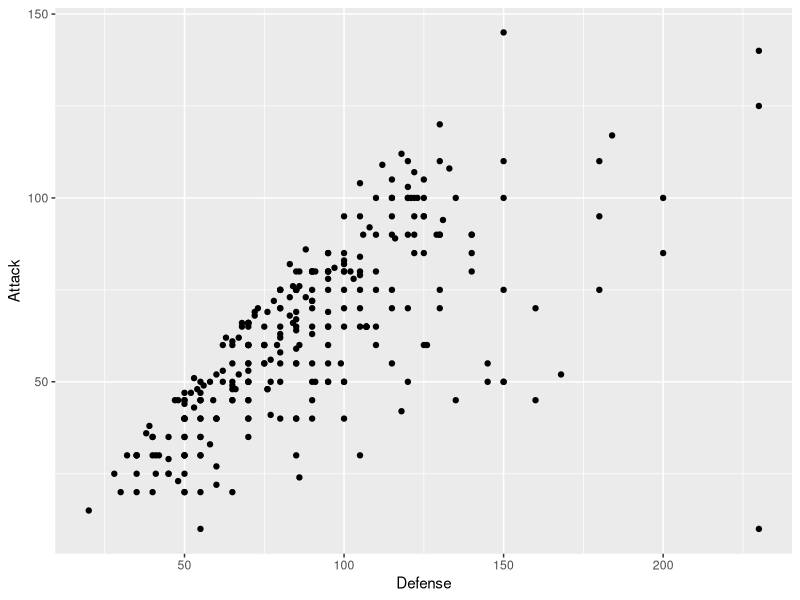
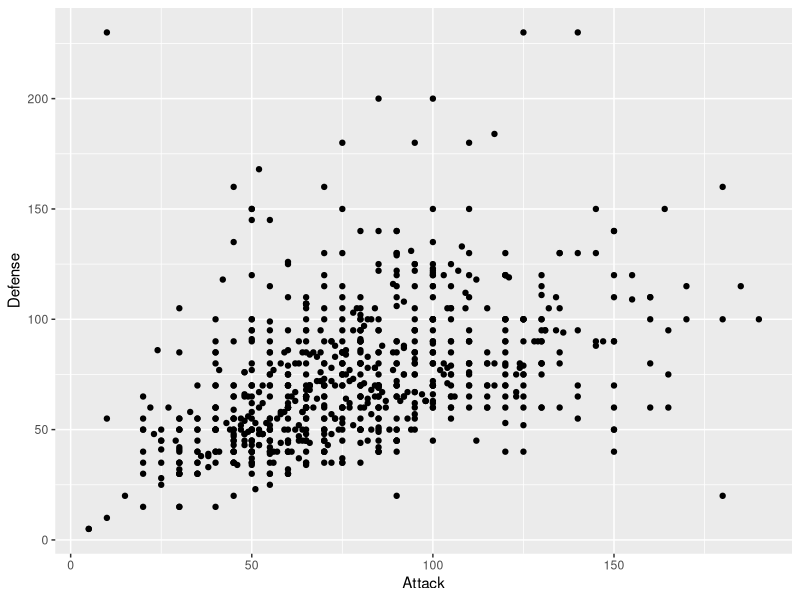
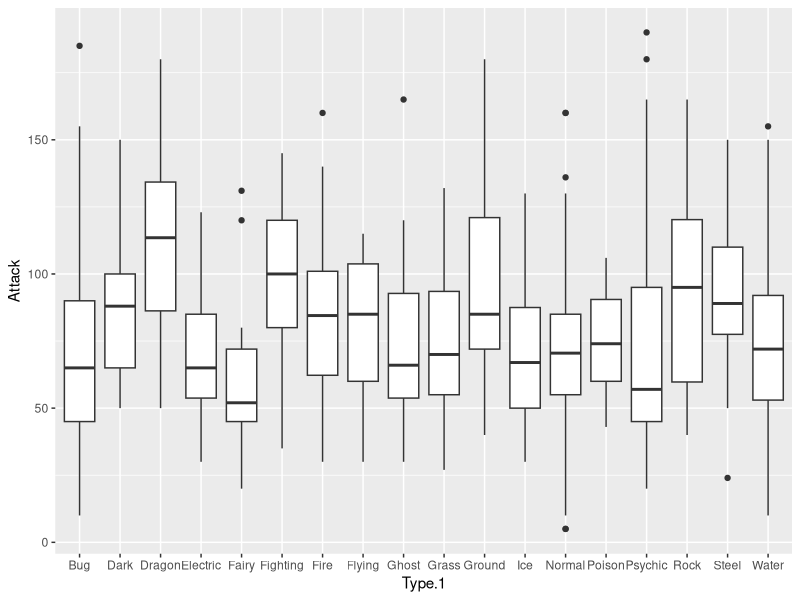
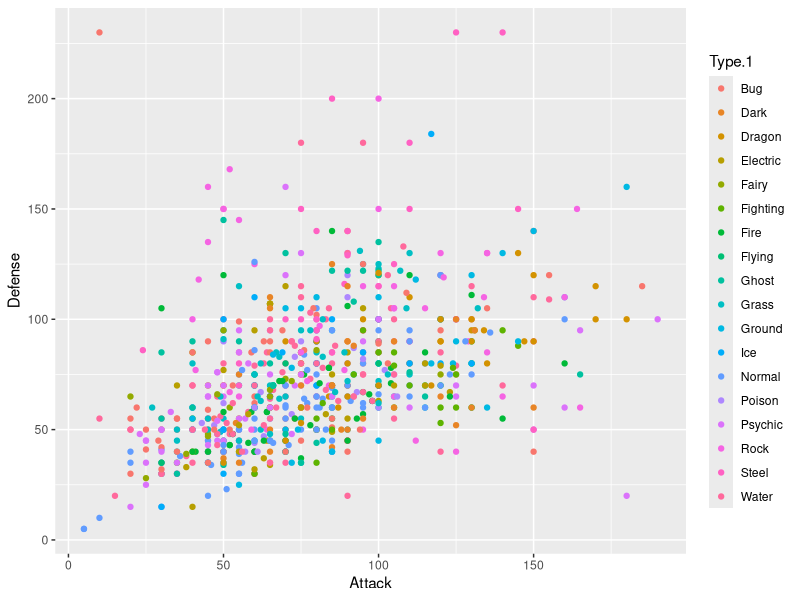
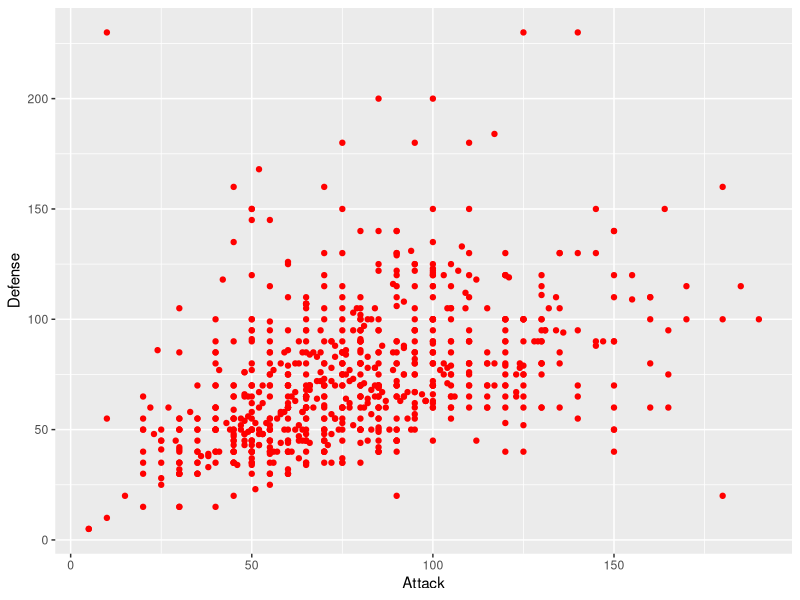
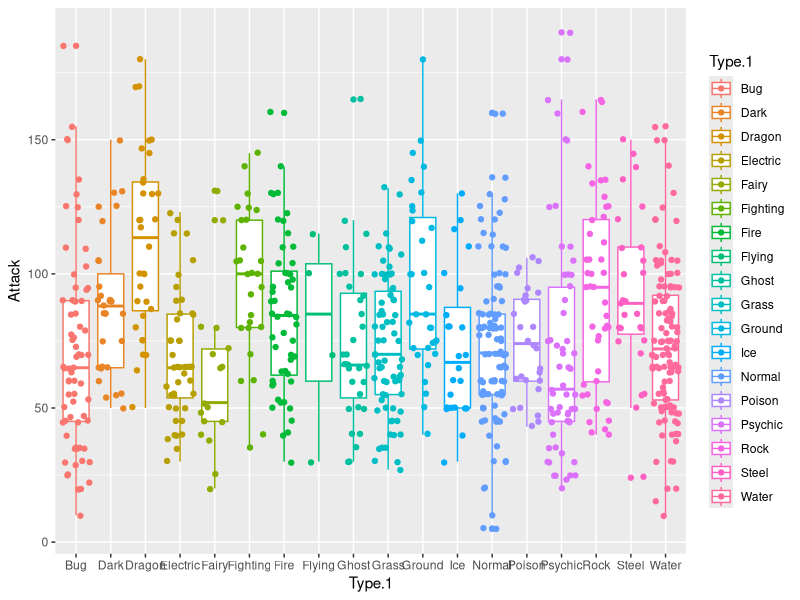
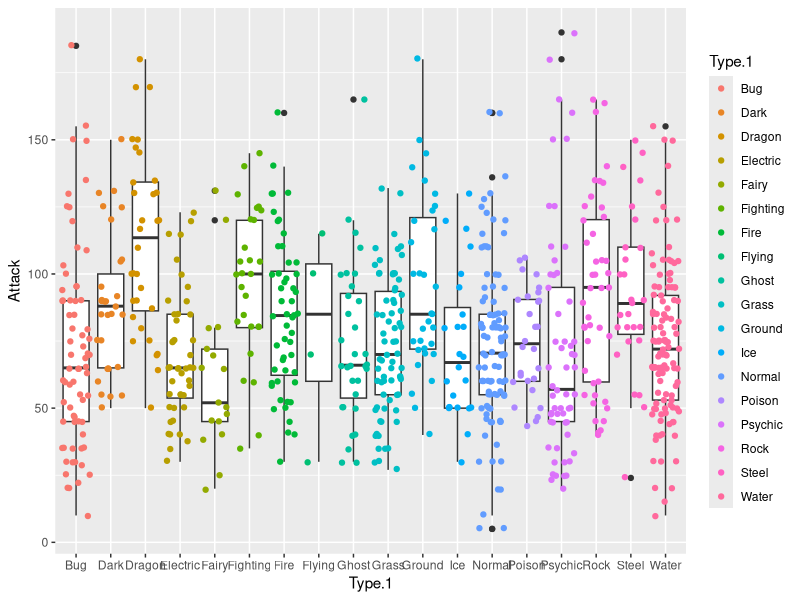
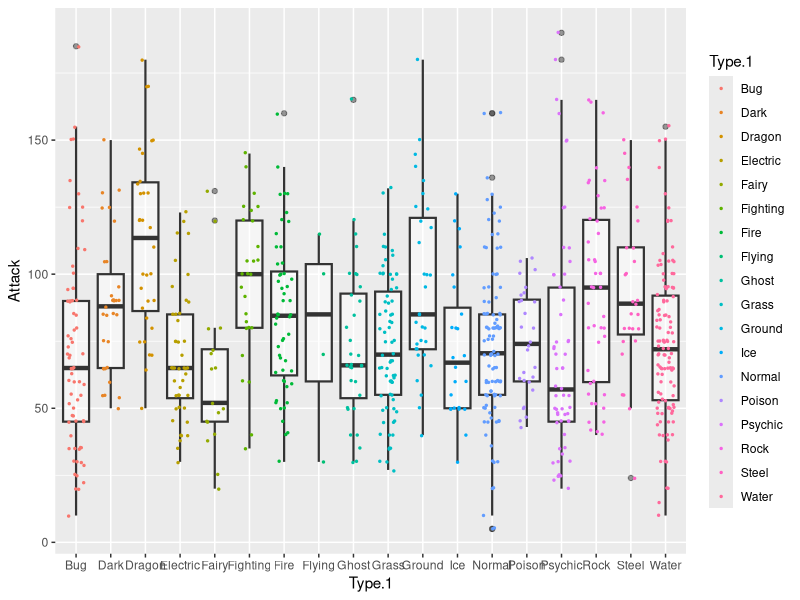

Generate these figures, in order, with R:
## ---- chunk 1
knitr::opts_chunk$set(echo = TRUE)
## ---- chunk 2

# if running on your own machine that does not have tidyverse installed, uncomment and run the following line. Otherwise no need.

#install.packages('tidyverse')
#install.package('viridis')         # cool color schemes that are color-blind compatible

library(tidyverse)
library(viridis)
## ---- chunk 3
df <- read.delim("Pokemon.csv",                  # if data is located in another directory, you need to specify the path here. 
                   sep = ",",                    # tell R cells are separated by commas
                   na.strings = c("", "NA"),     # fill missing values with "NA" character
                   stringsAsFactors = F)         # do not automatically make variables factors


head(df)                                         # look at first 6 rows of the dataframe
## ---- chunk 4
summary <-  df %>%                          # assign our Attack stats to a new dataframe
  
            select(-X.) %>%                 # select all columns EXCEPT X.
  
            filter(Generation == 1) %>%     # only select Pokemon in Gen. 1
  
            group_by(Type.1) %>%            # Group Pokemon by their Type to create averages
  
            summarize(n = n(),              # Create a summary table that includes a count
              mean.Attack = mean(Attack),          # mean
              sd.Attack = sd(Attack))              # and standard deviation

summary
## ---- chunk 5

df <- df %>%                               # just updating the current dataframe
      group_by(Name) %>%                   # We want to calculate the total for each Pokemon
      mutate(Total = sum(HP, Attack, Defense, Sp..Atk, Sp..Def, Speed)) # new variable Total

# side note: if you need to ever implement just one dplyr verb, you can do so without pipes!

mutate(df, Total = sum(HP, Attack, Defense, Sp..Atk, Sp..Def, Speed))

## ---- chunk 6
df %>% 
      group_by(Name) %>%
      mutate(DO = ifelse(Defense > Attack,"Defensive", "Offensive")) %>%
      filter(DO == "Defensive")

## ---- chunk 7
df %>% 
  mutate(DO = ifelse(Defense > Attack,"Defensive", "Offensive")) %>%
  filter(DO == "Defensive") %>%
  ggplot(aes(x = Defense, y = Attack)) +
  geom_point()
## ---- chunk 8
ggplot(df, aes(x = Attack, y = Defense)) +
  geom_point()
## ---- chunk 9
ggplot(df, aes(x = Type.1, y = Attack)) +
  geom_boxplot()
## ---- chunk 10
# impact of specifying inside parentheses

ggplot(df, aes(x = Attack, y = Defense)) +
  geom_point(aes(color = Type.1))
## ---- chunk 11
# impact of setting outside of parentheses
ggplot(df, aes(x = Attack, y = Defense)) +
  geom_point(color = "red")
## ---- chunk 12
# setting a global aesthetic

ggplot(df, aes(x = Type.1, y = Attack, color = Type.1)) +
  geom_boxplot() + 
  geom_jitter()
## ---- chunk 13

ggplot(df, aes(x = Type.1, y = Attack)) +
  geom_boxplot() + 
  geom_jitter(aes(color = Type.1))
## ---- chunk 14
ggplot(df, aes(x = Type.1, y = Attack)) +
  geom_boxplot(alpha = 0.5,                     # make boxplots transparent
               size = 0.75) +                   # make outlines a little thicker
  geom_jitter(aes(color = Type.1),
              width = 0.25,                     # set the width of the jitter
              size = 0.5)                       # make points smaller than default
## ---- chunk 15
ggplot(df, aes(x = Type.1, y = Attack)) +
  geom_boxplot(alpha = 0.5,                     
               size = 0.75) +                   
  geom_jitter(aes(color = Type.1),
              width = 0.25,                     
              size = 0.5) +
  labs(x = "Pokemon type",                       # x-axis label
       y = "Attack statistic",                   # y-axis label
       title = "Attack stats by Pokemon type")   # plot title
## ---- chunk 16
ggplot(df, aes(x = Type.1, y = Attack)) +
  geom_boxplot(alpha = 0.5,                     
               size = 0.75) +                   
  geom_jitter(aes(color = Type.1),
              width = 0.25,                     
              size = 0.5) +
  labs(x = "Pokemon type",                       
       y = "Attack statistic",                   
       title = "Attack stats by Pokemon type") +
  theme(panel.background = element_rect(fill = "white"),  # change from unsightly gray to white
        legend.position = 'none',                         # begone useless legend!
        axis.text.x = element_text(angle = 45)            # put x text on an angle
  )
## ---- chunk 17
# 1. create a dataframe of averages

df %>% 
  group_by(Type.1) %>%
  summarize(Avg.Total = mean(Total),
            Avg.HP = mean(HP),
            Avg.Attack = mean(Attack),
            Avg.Defense = mean(Defense),
            Avg.SpAtk = mean(Sp..Atk),
            Avg.SpDef = mean(Sp..Def)) 
## ---- chunk 18
# 2. Transpose data from wide to long form

df %>% 
  group_by(Type.1) %>%
  summarize(Avg.Total = mean(Total),
            Avg.HP = mean(HP),
            Avg.Attack = mean(Attack),
            Avg.Defense = mean(Defense),
            Avg.SpAtk = mean(Sp..Atk),
            Avg.SpDef = mean(Sp..Def)) %>%
  gather(key = "Stat", value = "Average", Avg.HP:Avg.SpDef)

## ---- chunk 19
# 3. Make a fancy plot! (this is where we'll use the viridis package)

df %>% 
  group_by(Type.1) %>%
  summarize(Avg.Total = mean(Total),
            Avg.HP = mean(HP),
            Avg.Attack = mean(Attack),
            Avg.Defense = mean(Defense),
            Avg.SpAtk = mean(Sp..Atk),
            Avg.SpDef = mean(Sp..Def)) %>%
  gather(key = "Stat", value = "Average", Avg.HP:Avg.SpDef) %>%  
  
  # transfer right into ggplot with a pipe !
  
  ggplot(aes(x = Type.1, y = Avg.Total, fill = Stat)) +
  
  geom_bar(stat = 'identity', color = 'black') + # identity just means no transforms
  
  labs(x = "Pokemon Type",
       y = "Average total stat points",
       title = "Composition of total stats by Pokemon type",
       fill = "Stat") +
  
  coord_cartesian(ylim = c(0, 3000)) +          # customize plot limits 
  
  scale_fill_viridis(discrete = TRUE) +         # our values are not continous
  # notice we're using scale FILL, because we set the fill aesthetic above
  
  scale_y_continuous(expand = c(0,0)) +         # get rid of unsightly gap at [0,0]
  
  theme_bw() +                                  # pre-set theme that is not so bad
  
  theme(axis.text.x = element_text(angle = 45,  # angle x-axis text
                                   hjust = 1))  # slide text down a bit (was peaking into plot)
## ---- chunk 20
ggplot(df, aes(x = Attack, y = Defense)) +
  geom_point(aes(color = Type.1))
## ---- chunk 21
ggplot(df, aes(x = Attack, y = Defense)) +
  facet_wrap(~Type.1,                   # select variable to facet by
             nrow = 3) +                # set number of rows of plots
  
  geom_smooth(method = 'lm',             # add line of best fit
              se = FALSE,                # don't include SE ribbon
              size = 0.75) +             # make lines a bit more substantial
  
  geom_point(aes(color = Type.1),  
             size = 0.65,) +
  
  theme_bw() + 
  
  theme(legend.position = 'none')
## ---- chunk 22

df2 <- select(df, -Type.1)                # grab all data besides our normal grouping variable

ggplot(df, aes(x = Attack, y = Defense)) +
  facet_wrap(~Type.1,                   
             nrow = 3) +
  
  geom_point(data = df2,                  # plot our new df as a big blob of gray
             color = "gray",
             alpha = 0.35,
             size = 0.50) +
  
  geom_smooth(method = 'lm',             
              se = FALSE,               
              size = 0.75) +
  
  geom_point(aes(color = Type.1),  
             size = 0.65,) +
  
  theme_bw() + 
  
  theme(legend.position = 'none',           
        strip.background = element_blank()) # get rid of facet title backgrounds
## ---- chunk 23
df2 <- select(df, -Type.1)               

ggplot(df, aes(x = Attack, y = Defense)) +
  facet_wrap(~Type.1,                   
             nrow = 3) +
    geom_point(data = df2,             
             color = "gray",
             alpha = 0.35,
             size = 0.50) +
  geom_smooth(method = 'lm',             
              se = FALSE,               
              size = 0.75) +
  geom_point(aes(color = Type.1),  
             size = 0.65,) +
  theme_bw() + 
  theme(legend.position = 'none',           
        strip.background = element_blank())

ggsave("beautiful-plot.pdf", dpi = 600)
